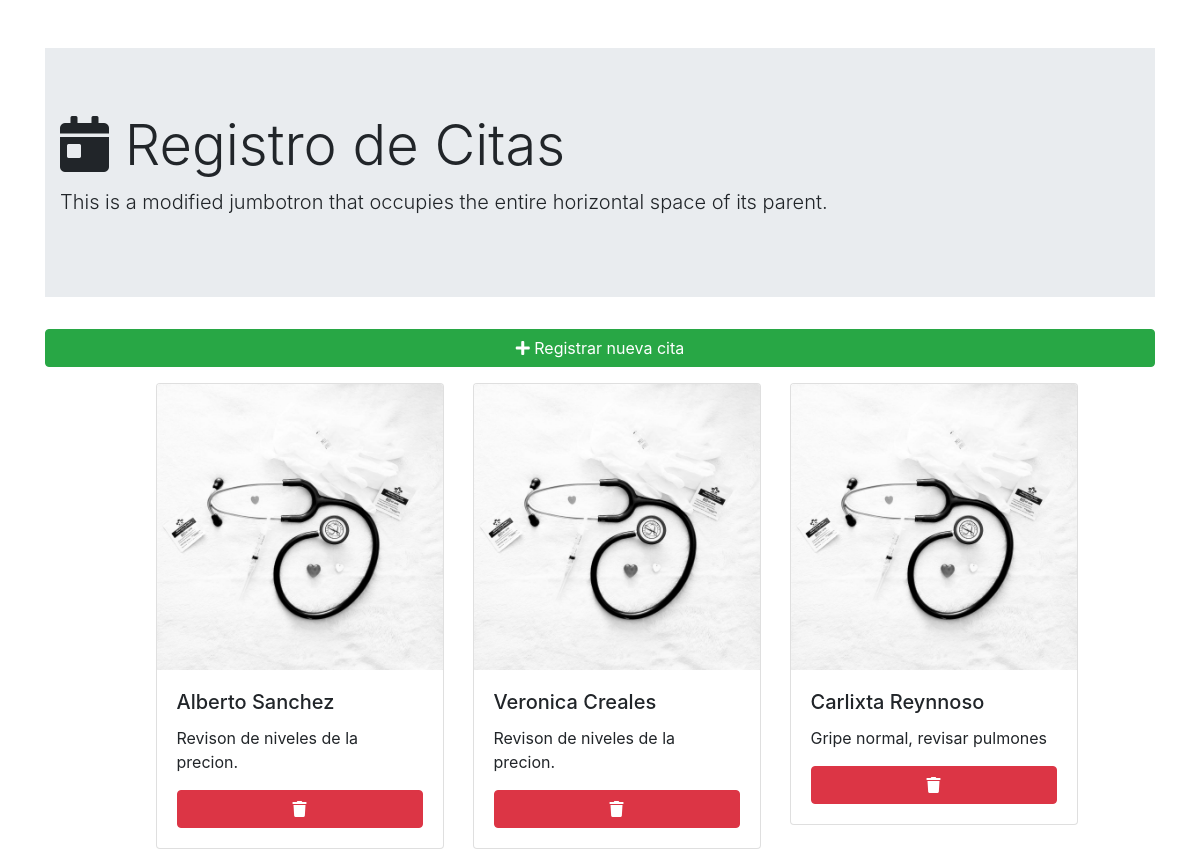
Before: / with the older database file.
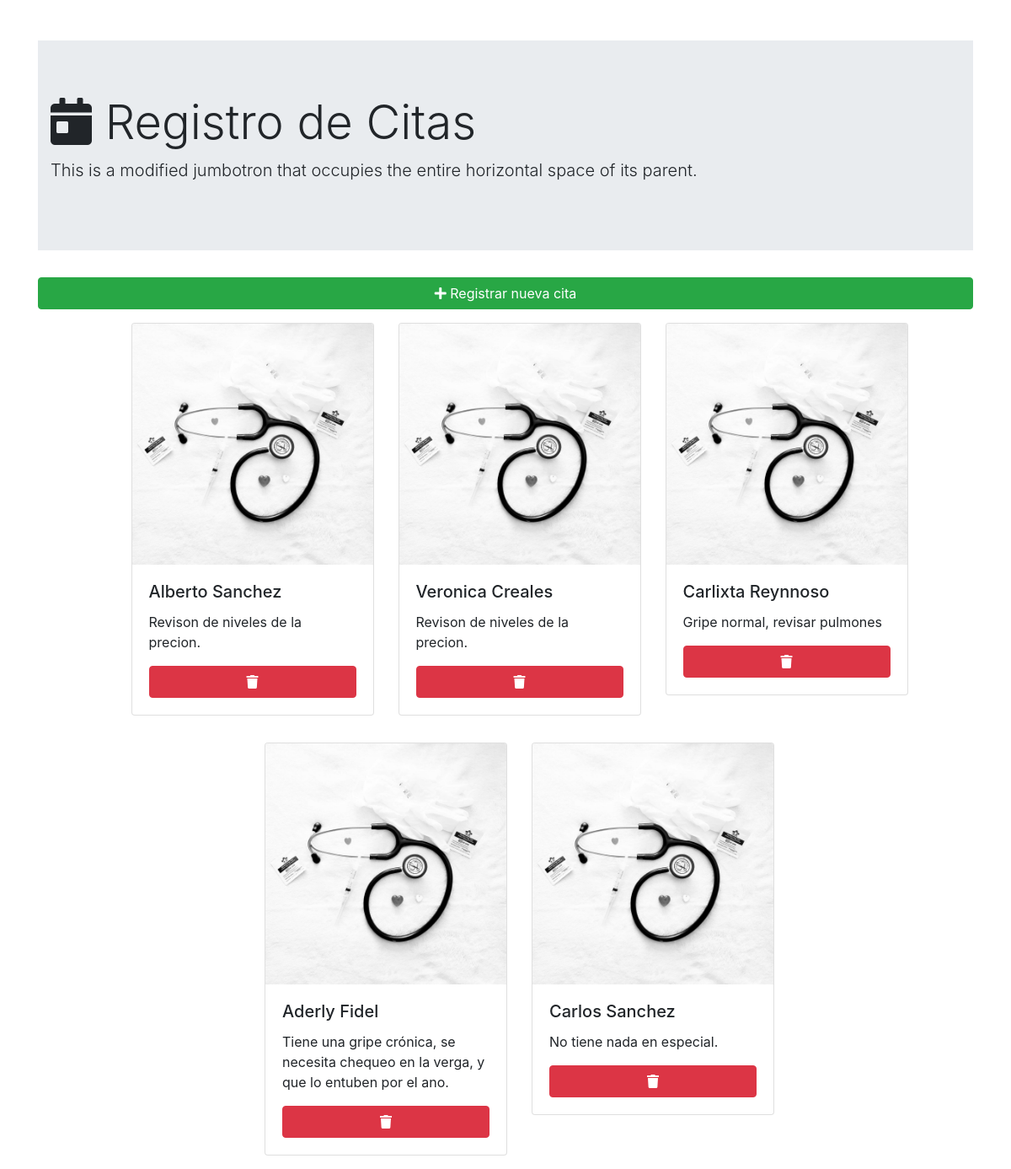
After: the same page with the newer database file.
### tables this page shows
CREATE TABLE citas
(id INTEGER PRIMARY KEY AUTOINCREMENT,
NOMBRE text,
FECHA text,
NOTA text);

### index.php (the view, shortened to what this page needs)
<?php
    $db = new SQLite3('dbAgenda.db') or die('No se ha podido conectar a la base de datos.');
    $result = $db->query('SELECT * FROM citas') or die('Fallo el Query');
?>
<!DOCTYPE html>
<html lang="en">
<head>
    <link rel="stylesheet" href="https://maxcdn.bootstrapcdn.com/bootstrap/4.0.0/css/bootstrap.min.css">
    <link rel="stylesheet" href="https://pro.fontawesome.com/releases/v5.10.0/css/all.css"/>
</head>
<body>
    <div class="container mt-5">
        <div class="jumbotron jumbotron-fluid">
            <div class="container">
                <h1 class="display-4"><i class="fas fa-calendar-day fa-x2"></i> Registro de Citas</h1>
                <p class="lead">This is a modified jumbotron that occupies the entire horizontal space of its parent.</p>
            </div>
        </div>
    </div>
    <div class="container ">
        <div class="row justify-content-md-center">
            <div class="col col-md-12">
                <a href="#" class="btn btn-success" id="btnCitaNueva" style="width:100%"><i class="fas fa-plus"></i> Registrar nueva cita</a>
            </div>
        </div>
        <div class="row justify-content-md-center">
        <?php while ($row = $result->fetchArray()){ ?>
            <div class="col col-md-3 m-3">
                <div class="card" style="width: 18rem;">
                    <img class="card-img-top" src="Assets/Images/miniatura.jpeg" alt="Cita Registrada">
                    <div class="card-body">
                        <h5 class="card-title"><?= $row['NOMBRE'] ?></h5>
                        <p class="card-text"><?= $row['NOTA'] ?></p>
                        <a href="#?<?= $row['id'] ?>" id="btnDelete" class="btn btn-danger col col-md-12"><i class="fas fa-trash"></i></a>
                    </div>
                </div>
            </div>
        <?php }; ?>
        </div>
    </div>
</body>
</html>

Changed rows visible on the page:
added citas: NOMBRE "Aderly Fidel", NOTA "Tiene una gripe crónica, se necesita chequeo en la verga, y que lo entuben por el ano."
added citas: NOMBRE "Carlos Sanchez", NOTA "No tiene nada en especial."
